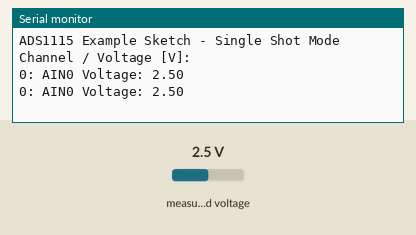
The sketch below on a simulated Arduino Uno, built with avr-gcc and run on an emulated ATmega328P. Shown: the last lines printed to the serial monitor. Inputs (shaded band) come from the test bench; at power-on: measured voltage 2.5 V.

Above: at 10.8 s.
10.9 s: measured voltage set to 0.1 V
At 20.5 s:
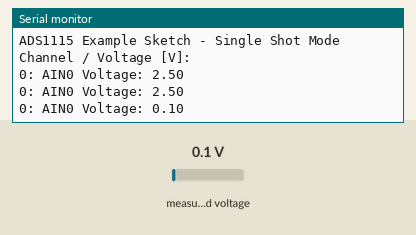
20.9 s: measured voltage set to 1.2 V
At 30.8 s:
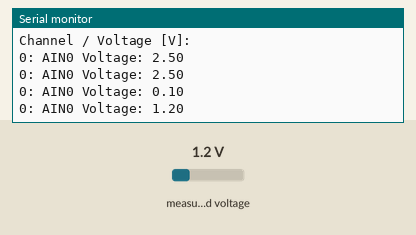
Timing chart, 0 to 32.3 s (numbered marks = the images above; inputs shaded):
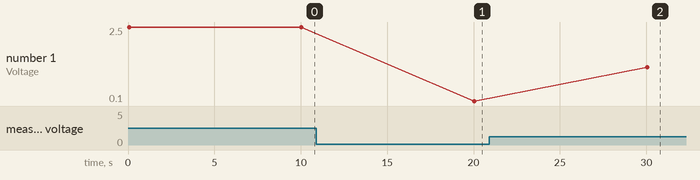

Measured:
- after the input at 10.9 s, the serial monitor: prints a new line after 9.1 s (image 1)
- after the input at 20.9 s, the serial monitor: prints a new line after 9.1 s (image 2)
- plotted number 1: 2.5 → 0.1 after the input at 10.9 s, 0.1 → 1.2 after the input at 20.9 s

The sketch:

sketch_nov28b.ino
```cpp
#include<ADS1115_WE.h>
#include<Wire.h>
#define I2C_ADDRESS 0x48

ADS1115_WE adc = ADS1115_WE(I2C_ADDRESS);

void setup() {
  Wire.begin();
  Serial.begin(9600);
  if(!adc.init()){
    Serial.println("ADS1115 not connected!");
  }

  adc.setVoltageRange_mV(ADS1115_RANGE_6144);
  Serial.println("ADS1115 Example Sketch - Single Shot Mode");
  Serial.println("Channel / Voltage [V]: ");
  Serial.println();
}

void loop() {
  float voltage = 0.0;
  Serial.print("0: ");
  adc.setCompareChannels(ADS1115_COMP_0_1);

  // Read the voltage
  voltage = adc.getResult_V(); // Returns voltage in volts

  Serial.print("AIN0 Voltage: ");
  Serial.println(voltage);
  delay(10000);
}
```
